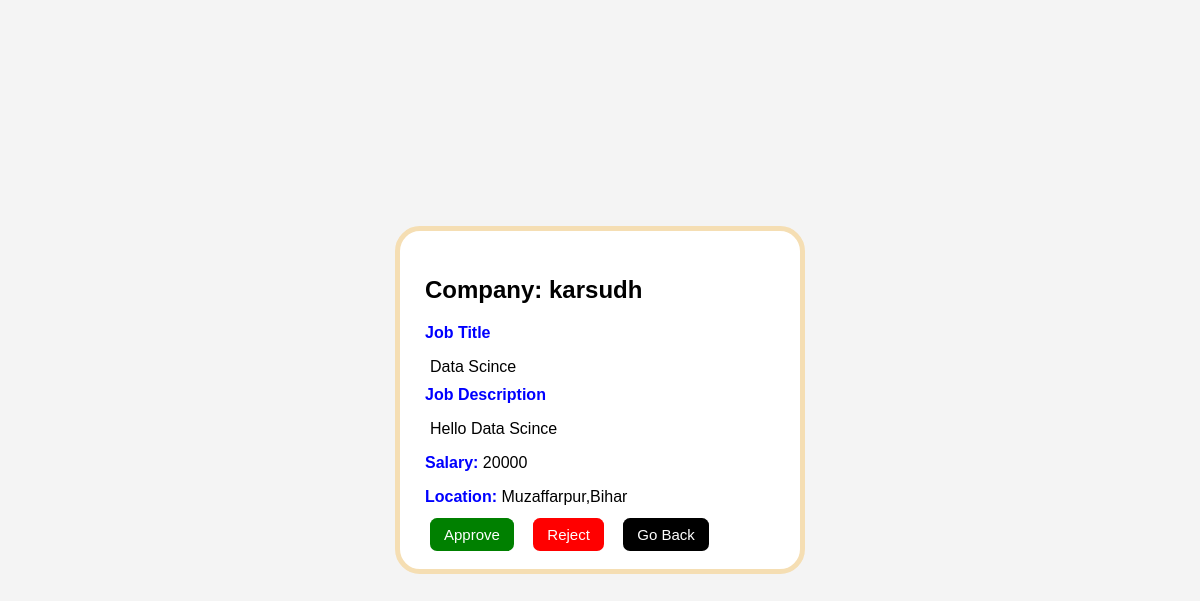
Before: /job_details/2 with the older database file.
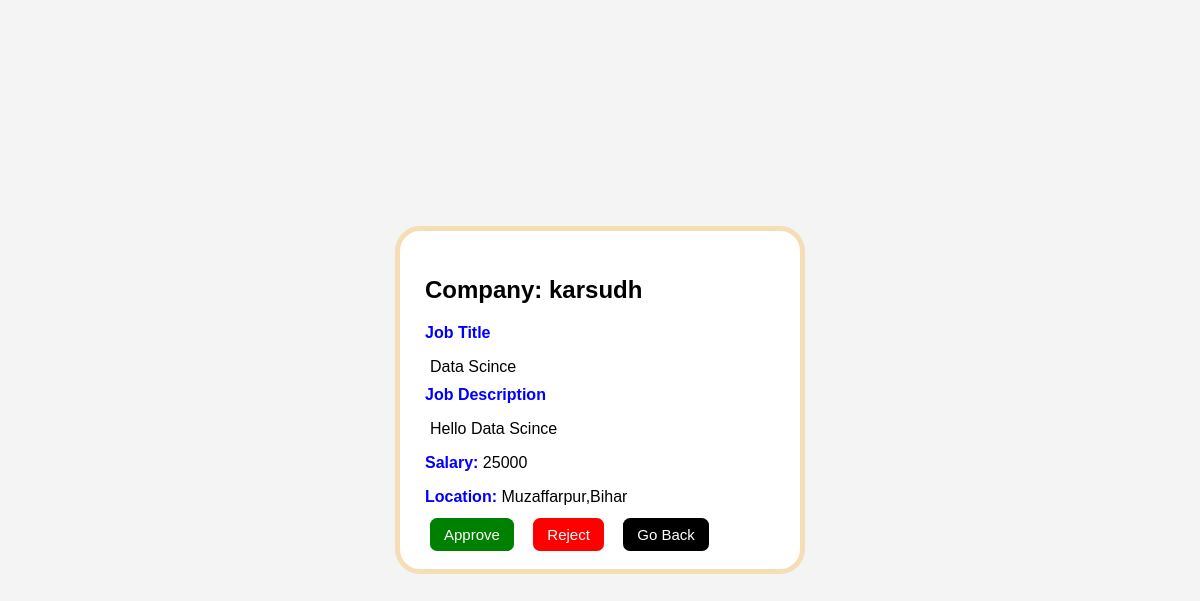
After: the same page with the newer database file.
### application/models.py (models this page shows)
class Jobs(db.Model):
    __tablename__ = "jobs"
    id = db.Column(db.Integer, primary_key=True)
    company_id = db.Column(db.Integer, db.ForeignKey("company.id"), nullable=False)
    job_title = db.Column(db.String(50), nullable=False)
    job_description = db.Column(db.String(200) ,nullable=False)
    eligibility = db.Column(db.String(100) ,nullable=False)
    salary = db.Column(db.Integer ,nullable=False)
    location = db.Column(db.String(100),nullable=False)
    job_deadline = db.Column(db.Date)
    job_status = db.Column(db.String(20), default="pending", nullable=False)
    applications = db.relationship("Application", backref="jobs",cascade="all, delete")

### application/controllers.py (the view)
@app.route("/job_details/<int:job_id>",methods=["GET","POST"])
def job_details(job_id):
    view_job=Jobs.query.filter_by(id=job_id).first()
    return render_template("job_details_admin.html",view_job=view_job)

### templates/job_details_admin.html (shortened to what this page needs)
<!DOCTYPE html>
<html lang="en">
<head>
    <link rel="stylesheet" href="/static/Job_details.css">
</head>
<body>
<div class="job-card">
    <div class="job-left">
        <h2> Company: {{ view_job.company.name }}</h2>
        <p class="label"> Job Title </p>
        <p class="value">{{ view_job.job_title }}</p>
        <p class="label">Job Description</p>
        <p class="value">{{ view_job.job_description }}</p>
        <p><strong class="label">Salary:</strong> {{ view_job.salary }}</p>
        <p><strong class="label">Location:</strong> {{ view_job.location }}</p>
        <div class="actions">
            <a href="/job_approve/{{ view_job.id }}" class="btn btn-green">Approve</a>
            <a href="/job_reject/{{ view_job.id }}" class="btn btn-red">Reject</a>
            <a href="/admin_dash" class="btn btn-black">Go Back</a>
        </div>
    </div>
</div>
</body>
</html>

Changed rows visible on the page:
changed Jobs "Data Scince": salary "20000" → "25000"
